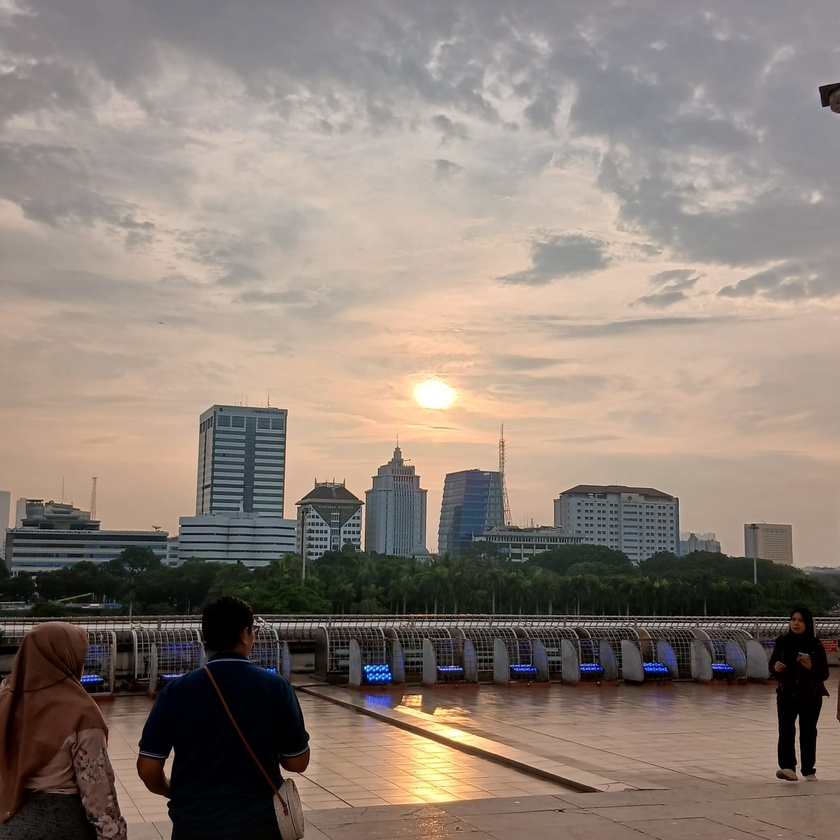
#> input picture petemuan 3/jakarta.jpg, 840 x 840 px, shrunk from 1528 x 1528 before the run
$ python main.py
#> lines starting #> are read from the running program, lines starting #| are printed output that depends on the picture
import imageio.v2 as imageio
import numpy as np
import matplotlib.pyplot as plt

nama_file = "jakarta.jpg"

#1. membaca citra
img = imageio.imread(nama_file)
#> img is the input picture: shape (840, 840, 3); mean R, G, B 141.4, 128.8, 119.5
print("Citra RGB    :",img.shape)
#| Citra RGB    : (840, 840, 3)

#2. mengubah citra rgb ke gray
R = img[:,:,0]
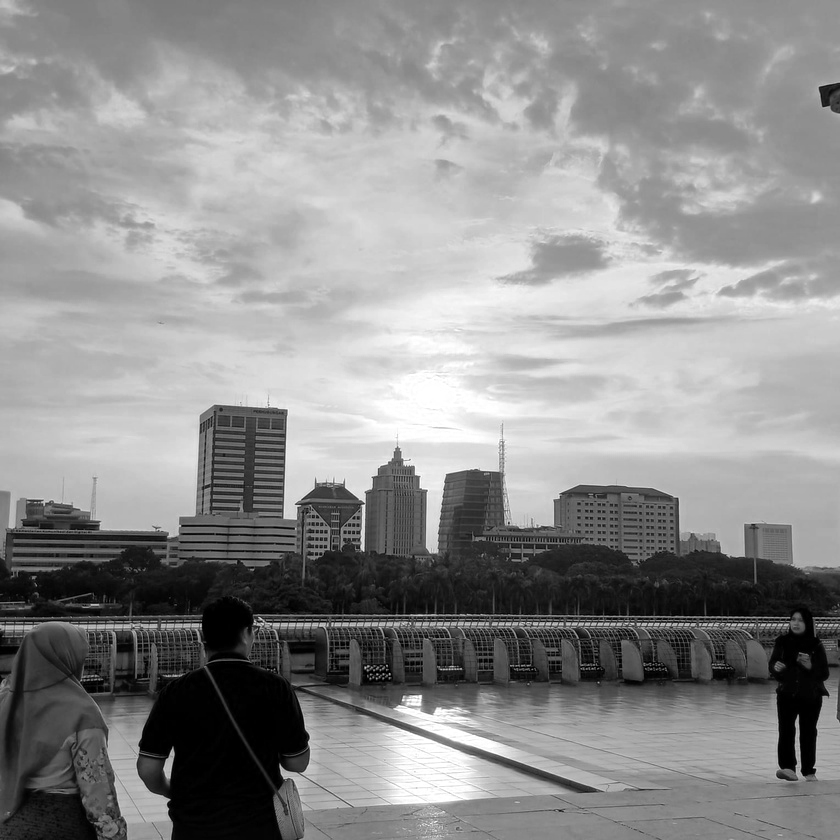
#> R: shape (840, 840); min 0, max 255, mean 141.4
G = img[:,:,1]
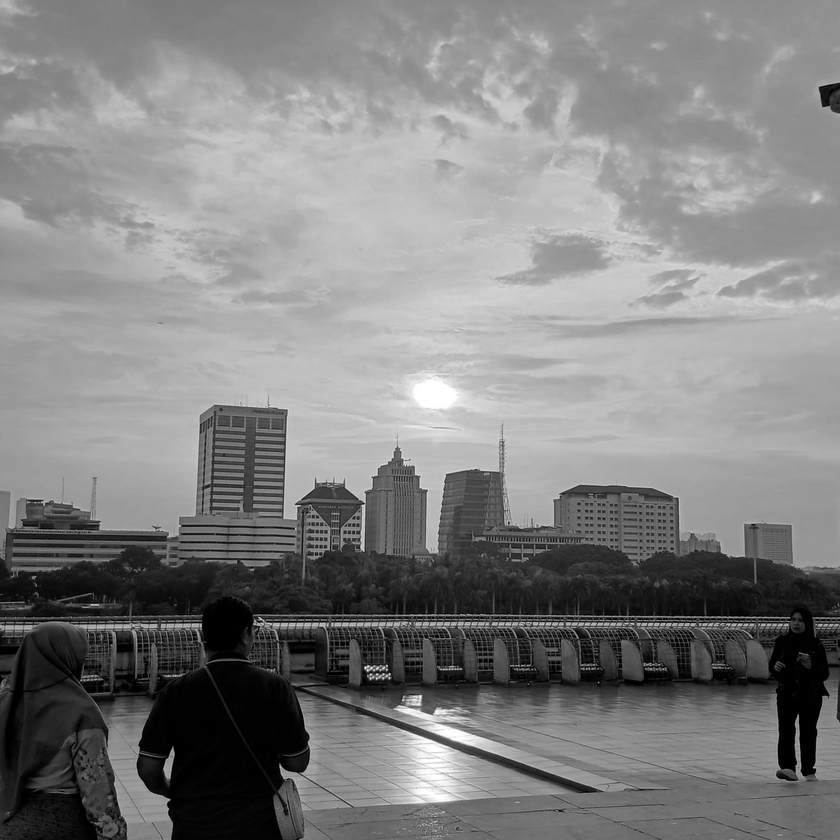
#> G: shape (840, 840); min 0, max 255, mean 128.8
B = img[:,:,2]
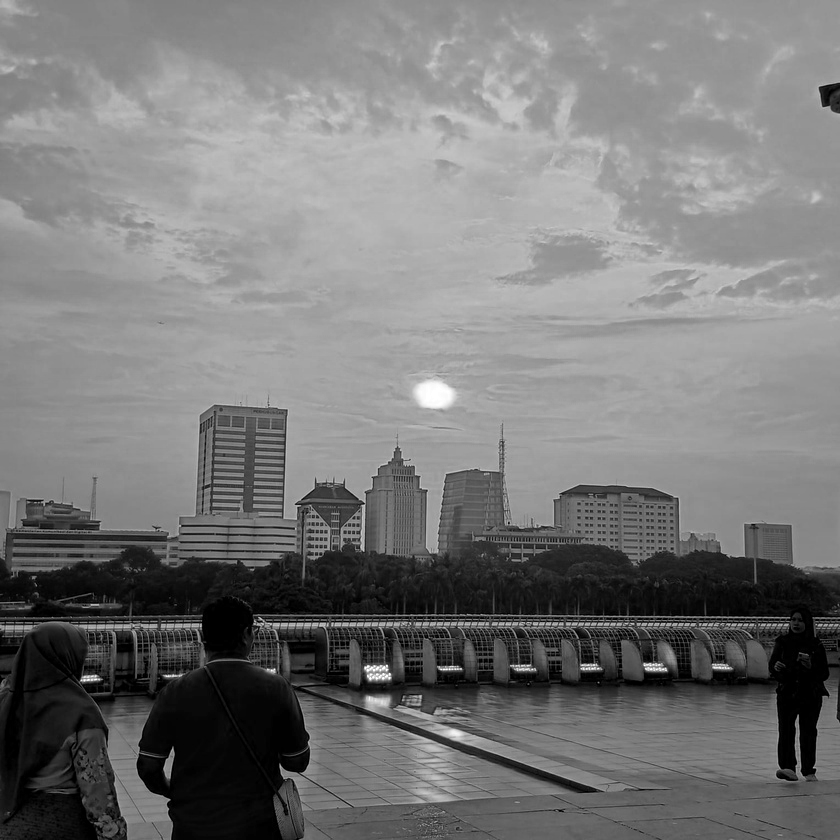
#> B: shape (840, 840); min 0, max 255, mean 119.5

img_gray = (
    0.299 * R +
    0.587 * G +
    0.114 * B
).astype(np.uint8)

print("Citra Grayscale  :",img_gray.shape)
#| Citra Grayscale  : (840, 840)

#3. Hitung piksel
tinggi, lebar = img_gray.shape
#> tinggi = 840; lebar = 840
jumlah_piksel = img_gray.size
#> jumlah_piksel = 705600

print("Tinggi   :",tinggi, "Piksel")
#| Tinggi   : 840 Piksel
print("Lebar   :",lebar, "Piksel")
#| Lebar   : 840 Piksel
print("Jumlah   :",jumlah_piksel, "Piksel")
#| Jumlah   : 705600 Piksel

#4. menghitung histogram
histogram = np.bincount(
    img_gray.flatten(),
    minlength=256
)
#> histogram = 256 values, max 8704 at index 193, min 51 at index 248, mean 2756.2

#5. menghitung intensitas
for intensitas in range(256):
    print(
        f"intensitas{intensitas: 3d} :"
        f"{histogram[intensitas]}"
    )
#> this loop made 256 passes
#| intensitas  0 :7726
#| intensitas  1 :8573
#| intensitas  2 :4810
#| intensitas  3 :3875
#| intensitas  4 :3060
#| intensitas  5 :2086
#| intensitas  6 :1620
#| intensitas  7 :1293
#> (further printed lines are left out)

#6. mencari intensitas dominan
intensitas_dominan = np.argmax(histogram)
#> intensitas_dominan = 193
jumlah_intensitas = histogram[intensitas_dominan]
#> jumlah_intensitas = 8704

print("Intensitas Dominan   :",intensitas_dominan)
#| Intensitas Dominan   : 193
print("Jumlah Intensitas    :", jumlah_intensitas)
#| Jumlah Intensitas    : 8704

#7. tampilkan gambar
plt.figure(figsize=(14,5))

plt.subplot(1,2,1)
plt.imshow(img_gray, cmap="gray")
plt.title("Citra Grayscale")


plt.subplot(1,2,2)
plt.bar(
    range(256),
    histogram,
    width=1
)

plt.ylabel("Jumlah Piksel")
plt.xlabel("Nilai Intensitas")
plt.xlim(0,255)

plt.tight_layout()
plt.show()
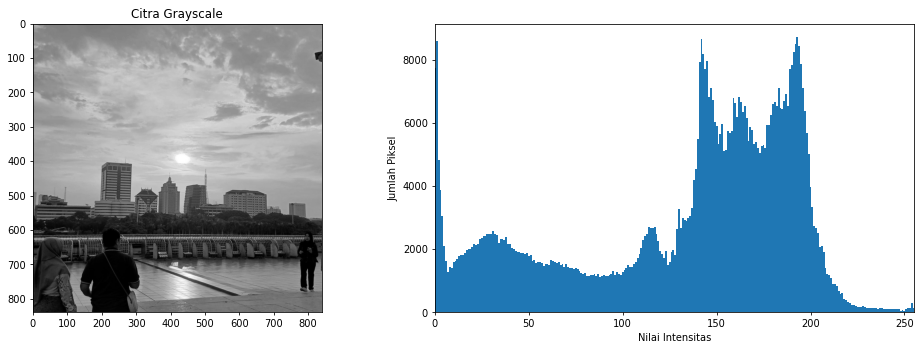
#> figure drawn by matplotlib, 2 panels; panel 2: tallest bar 8704 high, from x = 192.5 to 193.5

$ run again, with petemuan 3/pasfoto.jpg copied over petemuan 3/jakarta.jpg
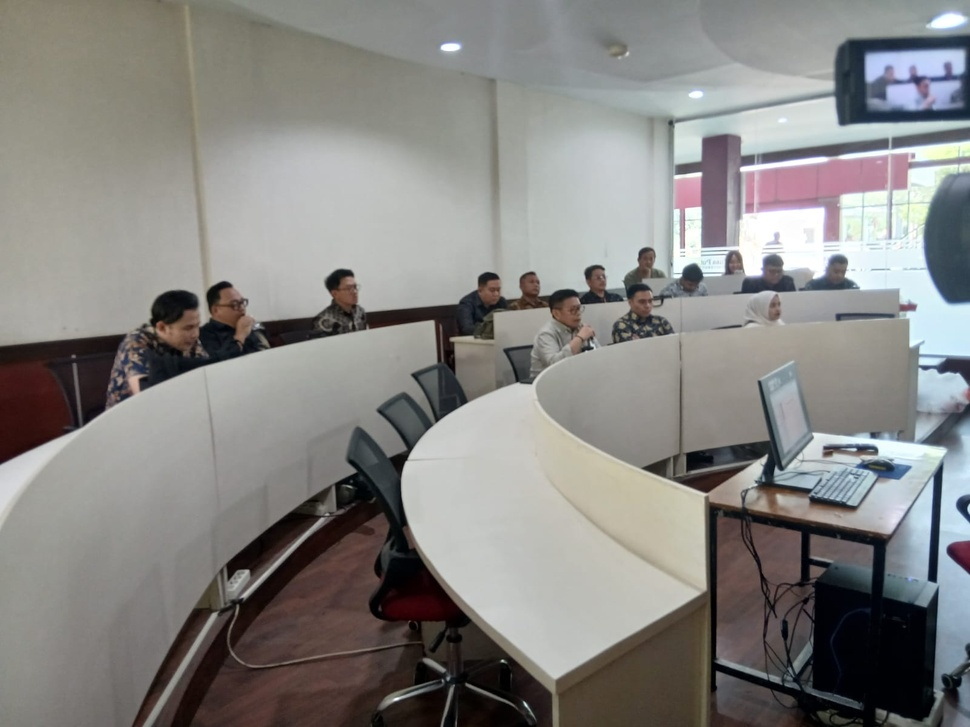
#> input picture petemuan 3/pasfoto.jpg, 970 x 727 px, shrunk from 1600 x 1200 before the run
#> img is the input picture: shape (727, 970, 3); mean R, G, B 134.4, 133.1, 130.7
#| Citra RGB    : (727, 970, 3)
#> `B = img[:,:,2]`:
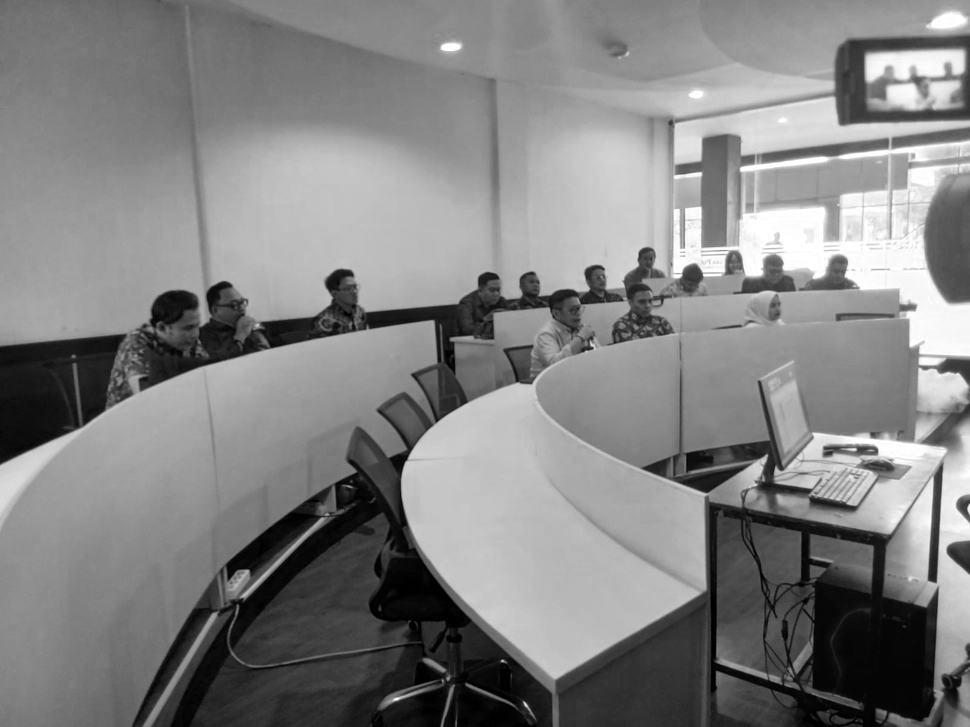
#> B: shape (727, 970); min 0, max 255, mean 130.7
#| Citra Grayscale  : (727, 970)
#| Tinggi   : 727 Piksel
#| Lebar   : 970 Piksel
#| Jumlah   : 705190 Piksel
#> histogram = 256 values, max 8475 at index 189, min 340 at index 223, mean 2754.6
#> the loop `for intensitas in range(256):` made 256 passes
#| intensitas  0 :1487
#| intensitas  1 :5760
#| intensitas  2 :5350
#| intensitas  3 :2753
#| intensitas  4 :1741
#> (further printed lines are left out)
#> intensitas_dominan = 189
#> jumlah_intensitas = 8475
#| Intensitas Dominan   : 189
#| Jumlah Intensitas    : 8475
#> `plt.show()`:
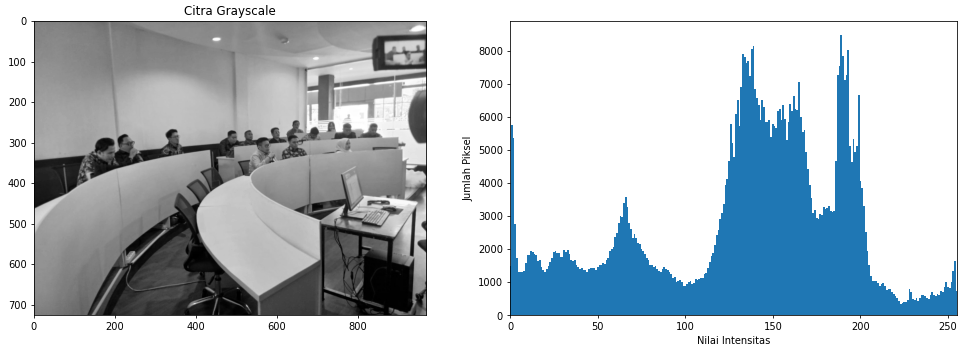
#> figure drawn by matplotlib, 2 panels; panel 2: tallest bar 8475 high, from x = 188.5 to 189.5
